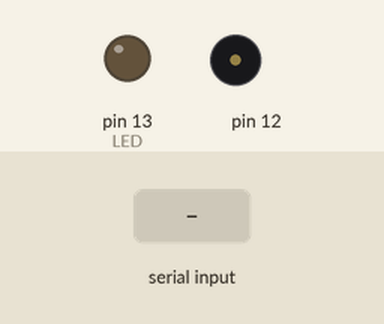
The sketch below on a simulated Arduino Uno, built with avr-gcc and run on an emulated ATmega328P. Parts: output pins drawn as LEDs (lit = HIGH), buzzer (waves = sounding). The inputs (shaded band) are chosen by the test bench. What the sketch prints to the serial monitor is not drawn.

Above: at 1.2 s.
1.3 s: "1" received over Serial
At 1.5 s:
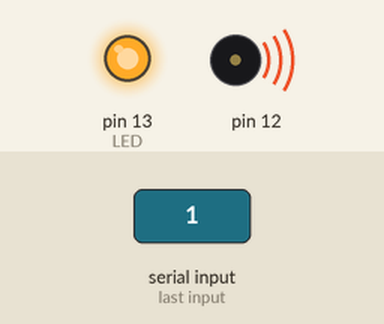
At 2.6 s:
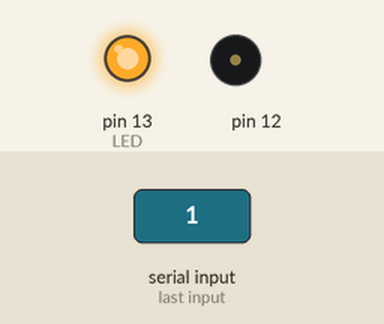
3.2 s: "0" received over Serial
At 3.7 s:
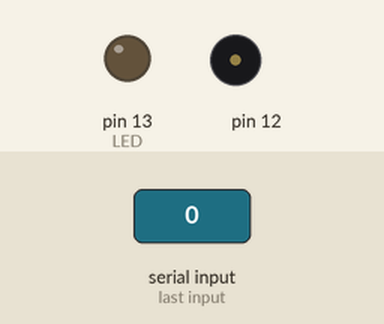
Timing chart, 0 to 6.2 s (numbered marks = the images above; inputs shaded):
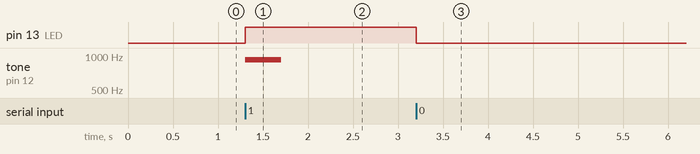

The sketch:

Serial.ino
```cpp
const int LED = 13;

void setup() {
  // 2番ピンをアウトプットに設定
  pinMode(LED, OUTPUT);
  Serial.begin(9600);
}

byte inputData;
void loop() {
  // シリアルデータを受信したら処理を実行する
  if (Serial.available() > 0) {
    inputData = Serial.read();
    switch(inputData){
      case '0':
        digitalWrite(LED, LOW);
        Serial.println("ランプ消灯");
        break;
      case '1':
        digitalWrite(LED, HIGH);
        tone(12,930,400);
        Serial.println("ランプ点灯");
        break;
      default:
        break;
    }
  }
}
```

Measured:
- after the input at 1.3 s, pin 13 (LED): LOW → HIGH at once; tone on pin 12: silent → 930 Hz at once, → silent 0.40 s later
- after the input at 3.2 s, pin 13 (LED): HIGH → LOW at once
